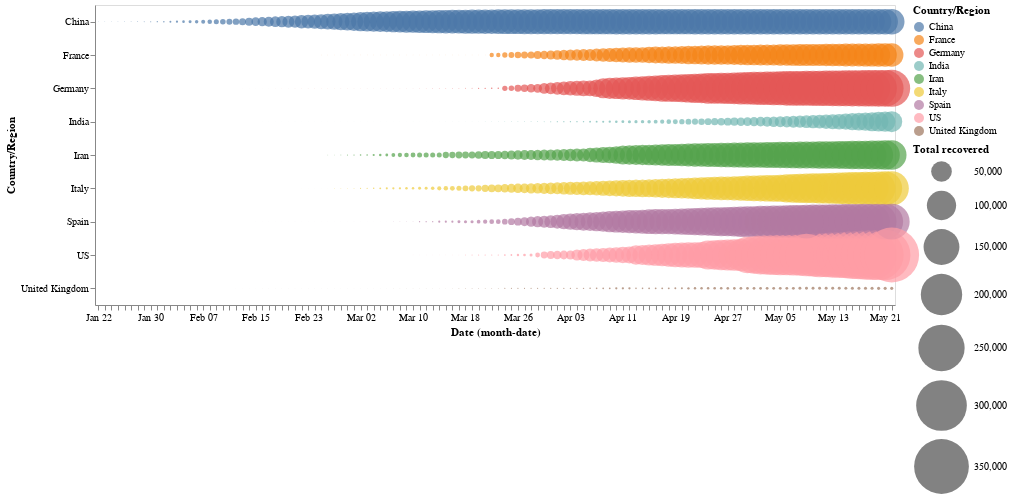

The cell this chart's notebook holds for it:
### Markdown cell above
Let's create circle chart for the daily **Total recoveries**

### Code cell
alt.Chart(selected_countries).mark_circle().encode(
    x='monthdate(Date):O',
    y='Country/Region',
    color='Country/Region',
    size=alt.Size('Recovered:Q',
        scale=alt.Scale(range=[0, 3000]),
        legend=alt.Legend(title='Total recovered')
    ) 
).properties(
    width=800,
    height=300
) # taking the selected_countries as given in the row.

### Figure 1 — Vega-Lite specification as saved in the notebook (floating-point values rounded to 4 significant figures; data arrays with more than 128 entries replaced by an {"elided": "..."} marker saying what was removed)
{"config": {"view": {"continuousWidth": 400, "continuousHeight": 300}}, "data": {"name": "data-a1d1d8988cda9a077bed1a902f90c001"}, "mark": "circle", "encoding": {"color": {"type": "nominal", "field": "Country/Region"}, "size": {"type": "quantitative", "field": "Recovered", "legend": {"title": "Total recovered"}, "scale": {"range": [0, 3000]}}, "x": {"type": "ordinal", "field": "Date", "timeUnit": "monthdate"}, "y": {"type": "nominal", "field": "Country/Region"}}, "height": 300, "width": 800, "$schema": "https://vega.github.io/schema/vega-lite/v4.8.1.json", "datasets": {"data-a1d1d8988cda9a077bed1a902f90c001": {"elided": "1098 records"}}}
